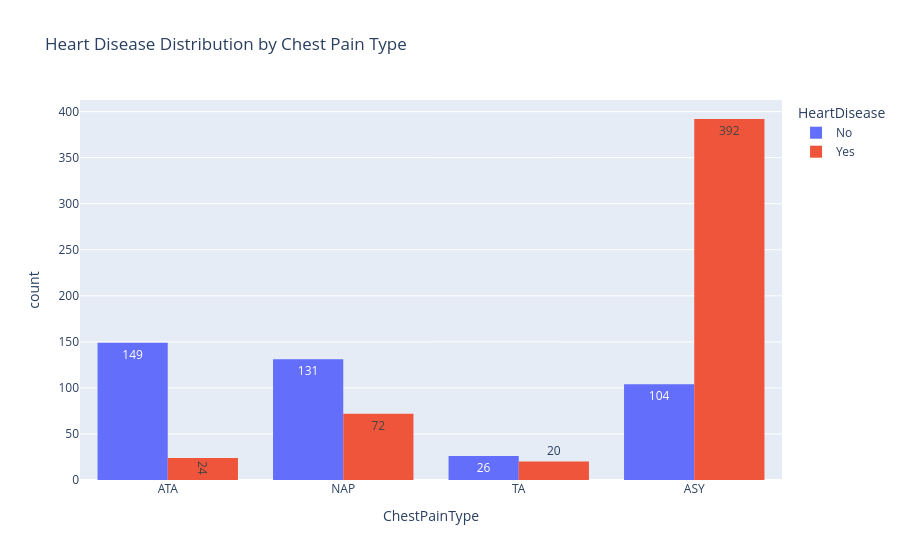

Notebook code for this chart:
### Code cell
fig = px.histogram(df, x='ChestPainType', color='HeartDisease', barmode='group',
                   title='Heart Disease Distribution by Chest Pain Type', text_auto=True)
fig.show()

### Figure 1 — Plotly figure (JSON) as saved in the notebook; plotly's stock layout.template omitted (floating-point values rounded to 4 significant figures; data arrays with more than 128 entries replaced by an {"elided": "..."} marker saying what was removed)
{"data": [{"alignmentgroup": "True", "bingroup": "x", "hovertemplate": "HeartDisease=No<br>ChestPainType=%{x}<br>count=%{y}<extra></extra>", "legendgroup": "No", "marker": {"color": "#636efa", "pattern": {"shape": ""}}, "name": "No", "offsetgroup": "No", "orientation": "v", "showlegend": true, "texttemplate": "%{value}", "type": "histogram", "x": {"elided": "410 str values"}, "xaxis": "x", "yaxis": "y"}, {"alignmentgroup": "True", "bingroup": "x", "hovertemplate": "HeartDisease=Yes<br>ChestPainType=%{x}<br>count=%{y}<extra></extra>", "legendgroup": "Yes", "marker": {"color": "#EF553B", "pattern": {"shape": ""}}, "name": "Yes", "offsetgroup": "Yes", "orientation": "v", "showlegend": true, "texttemplate": "%{value}", "type": "histogram", "x": {"elided": "508 str values"}, "xaxis": "x", "yaxis": "y"}], "layout": {"barmode": "group", "legend": {"title": {"text": "HeartDisease"}, "tracegroupgap": 0}, "title": {"text": "Heart Disease Distribution by Chest Pain Type"}, "xaxis": {"anchor": "y", "domain": [0, 1], "title": {"text": "ChestPainType"}}, "yaxis": {"anchor": "x", "domain": [0, 1], "title": {"text": "count"}}}}
